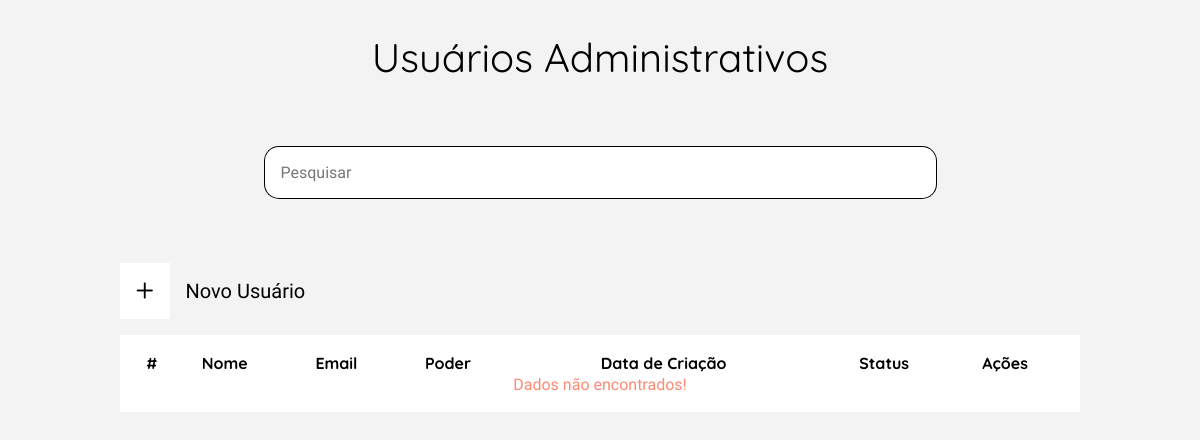
The page /view/listUsuariosADM.php on the database as committed earlier.
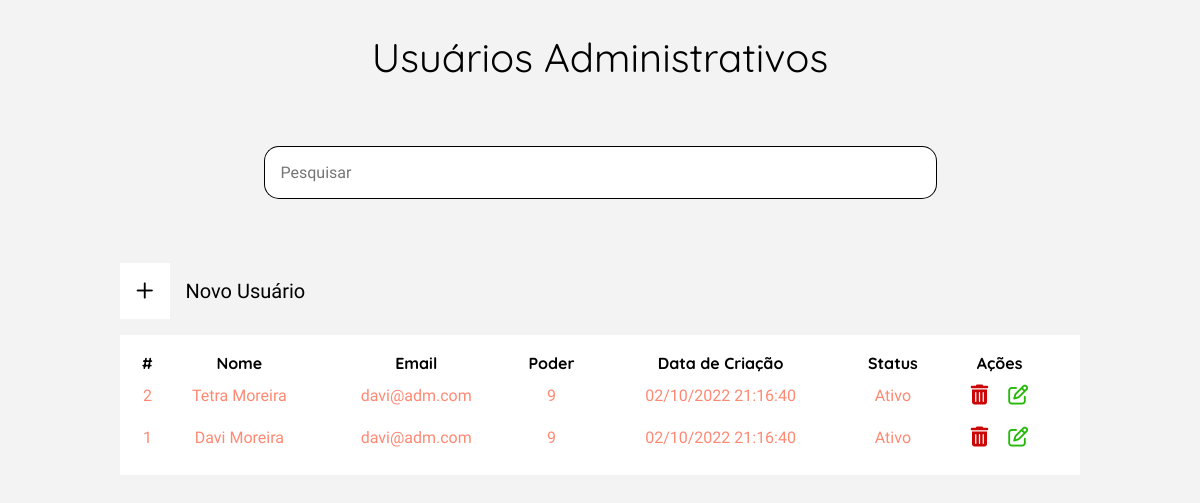
The same page on the database as committed later.
### tables this page shows
CREATE TABLE IF NOT EXISTS `adm_administrador` (
  `id_adm` INT NOT NULL AUTO_INCREMENT,
  `nome_adm` VARCHAR(300) NOT NULL COMMENT 'nome do administrador',
  `email_adm` VARCHAR(300) NOT NULL COMMENT 'email do administrador',
  `senha_adm` VARCHAR(64) NOT NULL COMMENT 'senha em sha256',
  `poder_adm` INT(1) NOT NULL COMMENT 'abrangencia do usuario no sistema',
  `status` INT(1) NOT NULL COMMENT '1 - ativo; 0 - inativo',
  `data_reg_adm` DATETIME NOT NULL DEFAULT CURRENT_TIMESTAMP COMMENT 'data e hora do registro',
  PRIMARY KEY (`id_adm`));

### model/conexao.class.php (called while the page is built, shortened)
<?php
class Conexao{
    public function __construct(){
        try{
            $this->pdo = new PDO("mysql:dbname=2ucase_bd3;host=localhost","root","");
        }catch(PDOException $e){
            echo "Erro com banco de dados: " . $e->getMessage() . "<br>";
            exit();
        }catch(Exception $e){
            echo "Erro generico: " . $e->getMessage() . "<br>";
            exit();
        }
    }
}
?>

### model/Manager.class.php (called while the page is built, shortened)
<?php
require_once 'Conexao.class.php';
class Manager extends Conexao {
	public function listClient($table, $columnName) {
        $cmd = $this->pdo->query("SELECT * FROM {$table} ORDER by {$columnName} DESC");
        $res = $cmd->fetchAll(PDO::FETCH_ASSOC);
        return $res;
	}
}

### view/listUsuariosADM.php (the view, shortened to what this page needs)
<?php
require_once "../model/Manager.class.php";
$manager = new Manager();
$resultListUsuarios = $manager->listClient('adm_administrador', 'id_adm');
?>
<!DOCTYPE html>
<html lang="pt-br">
<head>
    <?php require_once "../config/config.php"; ?>
    <link rel="stylesheet" href="../assets/css/usuariosADM.css">
</head>
<body id="body-margin">
    <main class="container-produto">
        <h1>Usuários Administrativos</h1>
        <article class="container-pesquisa">
            <form action="../controller/ControllerUsuariosADM.php" method="POST">
                <div class="input-pesquisa">
                    <input type="text" name="searchBarUsuarios" placeholder="Pesquisar" id="pesquisar-input">
                    <input type="submit" value="">
                </div>
            </form>
        </article>
        <section class="container-tabela-filter">
            <section class="container-filters">
                <button id="btn-new-produto" onclick="window.location.href='./CRUDAddUsuario.php'">
                    <div class="icon-container">
                        <i class="fa-regular fa-plus"></i>
                    </div>
                    Novo Usuário
                </button>
            </section>
            <section class="container-tabela">
                <table class="table-clientes">
                    <tr>
                        <th>#</th>
                        <th>Nome</th>
                        <th>Email</th>
                        <th>Poder</th>
                        <th>Data de Criação</th>
                        <th>Status</th>
                        <th>Ações</th>
                    </tr>
                    <?php
                    if (count($resultListUsuarios) > 0) :
                        for ($i = 0; $i < count($resultListUsuarios); $i++) :
                            $timestamp = strtotime($resultListUsuarios[$i]["data_reg_adm"]);
                            $newDate = date("d-m-Y H:i:s", $timestamp);
                            $dateExib = str_replace('-', '/', $newDate)
                    ?>
                            <tr>
                                <td><?= $resultListUsuarios[$i]['id_adm'] ?></td>
                                <td><?= $resultListUsuarios[$i]['nome_adm'] ?></td>
                                <td><?= $resultListUsuarios[$i]['email_adm'] ?></td>
                                <td><?= $resultListUsuarios[$i]['poder_adm'] ?></td>
                                <td><?= $dateExib ?></td>
                                <td><?= $resultListUsuarios[$i]['status'] == 1 ? "Ativo" : "Inativo" ?></td>
                                <td id="btn-actions">
                                    <button id="delete-prod" onclick="window.location.href='../controller/ControllerUsuariosADM.php?id=<?= $resultListUsuarios[$i]['id_adm'] ?>&action=deleteUserADM'">
                                        <i class="fa-solid fa-trash-can"></i>
                                    </button>
                                    <button id="edit-prod" onclick="window.location.href='./CRUDEditUsuarioADM.php?id=<?= $resultListUsuarios[$i]['id_adm'] ?>'">
                                        <i class="fa-regular fa-pen-to-square"></i>
                                    </button>
                                </td>
                            </tr>
                    <?php
                        endfor;
                    else :
                        echo "<td style='margin-top: 20px;' colspan=7>Dados não encontrados!</td>";
                    endif;
                    ?>
                </table>
            </section>
        </section>
    </main>
</body>
</html>

Rows that differ between the two databases and show on the page:
added adm_administrador: id_adm "2", nome_adm "Tetra Moreira", email_adm "davi@adm.com", poder_adm "9", data_reg_adm "02/10/2022 21:16:40", status "Ativo"
added adm_administrador: id_adm "1", nome_adm "Davi Moreira", email_adm "davi@adm.com", poder_adm "9", data_reg_adm "02/10/2022 21:16:40", status "Ativo"
Other text that changed with them:
text no longer shown: "Dados não encontrados!"
